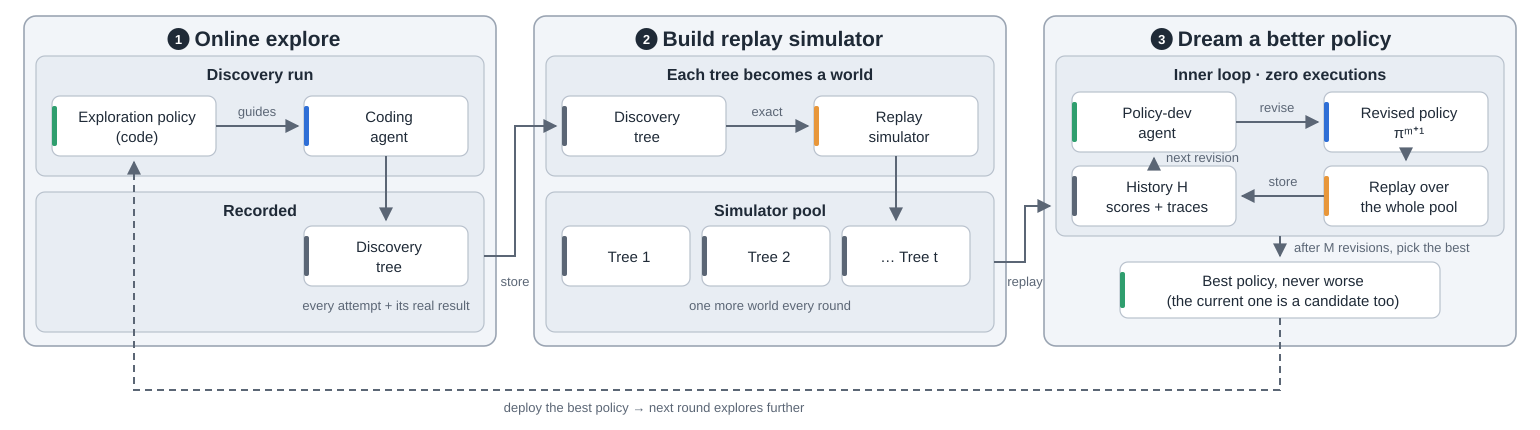

Python code for this plot:
"""Dream-RSI loop, redrawn from Figure 1 of https://dream-rsi.com/.  Run: python3 diagram.py"""
import sys
from pathlib import Path

sys.path.insert(0, str(Path(__file__).resolve().parents[2] / "tools"))
from archdiagram import Diagram  # noqa: E402

d = Diagram(1540, 430, "Dream-RSI loop",
            "1 Online explore: the exploration policy guides a coding agent, which grows a discovery tree. "
            "2 Each tree becomes an exact replay simulator, added to a growing pool. "
            "3 A policy-development agent revises the policy M times in a row; each version is scored by replay over the whole pool at zero executions, and the scores and traces go into its history for the next revision. "
            "The best policy, never worse than the current one, is deployed for the next round.")
A, B, C, GW = 24, 534, 1044, 472

# 1 online explore
d.group(A, 16, GW, 330, "Online explore", 1)
d.sub(A + 12, 56, GW - 24, 120, "Discovery run")
d.card(A + 28, 96, "Exploration policy|(code)", "plan")
d.card(A + 280, 96, "Coding|agent", "coding")
d.arrow(f"M{A+192} 126H{A+274}"); d.note(A + 233, 116, "guides")
d.sub(A + 12, 192, GW - 24, 140, "Recorded")
d.card(A + 280, 226, "Discovery|tree", "data")
d.note(A + 362, 310, "every attempt + its real result")
d.arrow(f"M{A+362} 156V220")

# 2 replay simulator
d.group(B, 16, GW, 330, "Build replay simulator", 2)
d.sub(B + 12, 56, GW - 24, 120, "Each tree becomes a world")
d.card(B + 28, 96, "Discovery|tree", "data")
d.card(B + 280, 96, "Replay|simulator", "critic")
d.arrow(f"M{B+192} 126H{B+274}"); d.note(B + 233, 116, "exact")
d.sub(B + 12, 192, GW - 24, 140, "Simulator pool")
for i, t in enumerate(["Tree 1", "Tree 2", "… Tree t"]):
    d.card(B + 28 + i * 140, 226, t, "data", w=128)
d.note(B + GW / 2, 310, "one more world every round")
d.arrow(f"M{B+362} 156V220")

d.arrow(f"M{A+GW-12} 256H{A+GW+19}V126H{B+22}"); d.note(A + GW + 19, 286, "store")

# 3 dream
d.group(C, 16, GW, 330, "Dream a better policy", 3)
d.sub(C + 12, 56, GW - 24, 180, "Inner loop · zero executions")
d.card(C + 28, 92, "Policy-dev|agent", "plan")
d.card(C + 280, 92, "Revised policy|πᵐ⁺¹", "coding")
d.card(C + 280, 166, "Replay over|the whole pool", "critic")
d.card(C + 28, 166, "History H|scores + traces", "data")
d.arrow(f"M{C+192} 122H{C+274}"); d.note(C + 233, 112, "revise")
d.arrow(f"M{C+362} 152V160")
d.arrow(f"M{C+280} 196H{C+198}"); d.note(C + 239, 186, "store")
d.arrow(f"M{C+110} 166V158"); d.note(C + 122, 162, "next revision", "start")
d.arrow(f"M{C+236} 236V256"); d.note(C + 250, 252, "after M revisions, pick the best", "start")
d.card(C + 76, 262, "Best policy, never worse|(the current one is a candidate too)", "plan", w=320, h=56)

d.arrow(f"M{B+GW-12} 262H{B+GW+19}V206H{C+6}"); d.note(B + GW + 19, 286, "replay")

# back to step 1
d.arrow(f"M{C+236} 318V390H{A+110}V162", back=True)
d.note((A + C) / 2 + 120, 412, "deploy the best policy → next round explores further")

d.save(Path(__file__).with_name("diagram.svg"))
